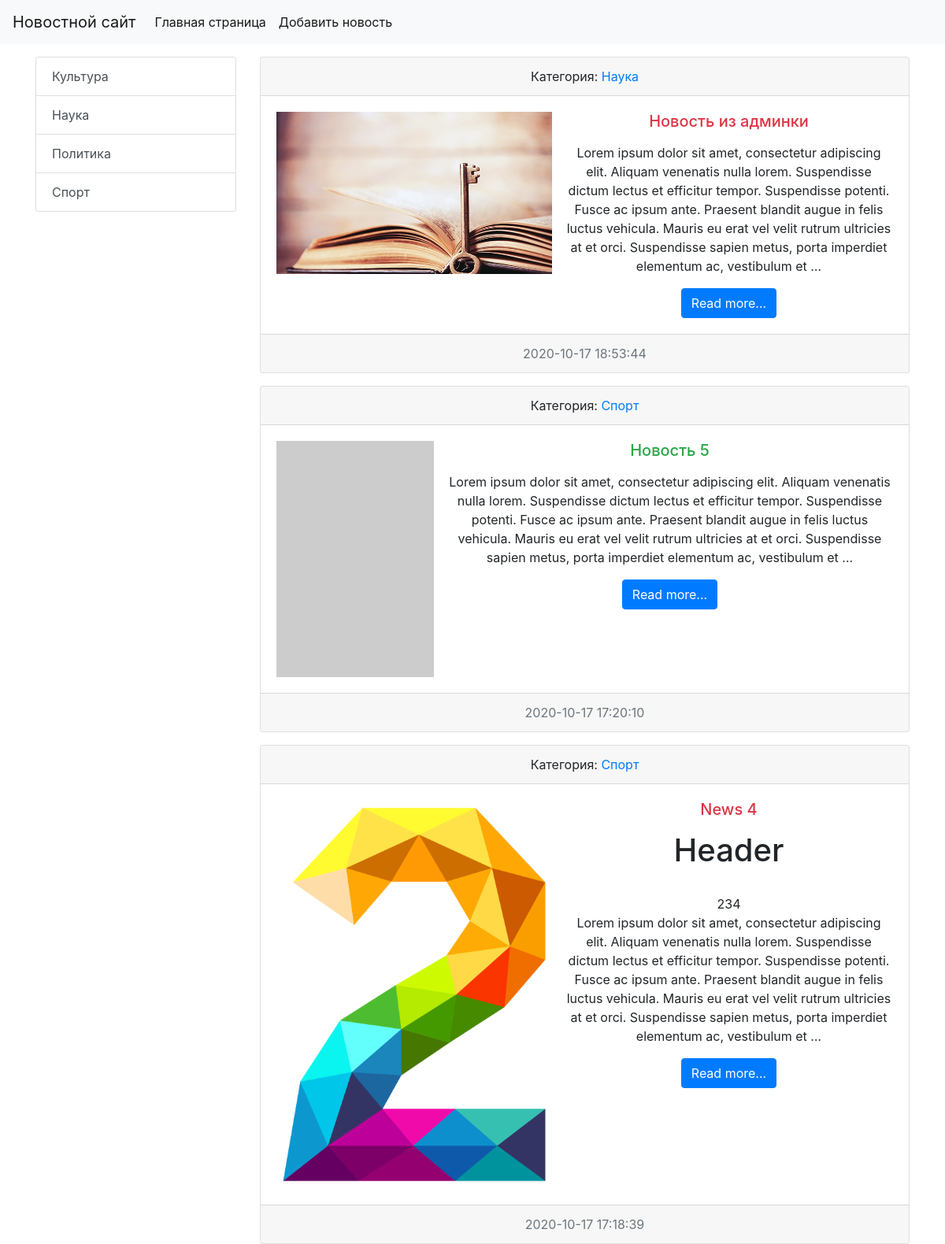
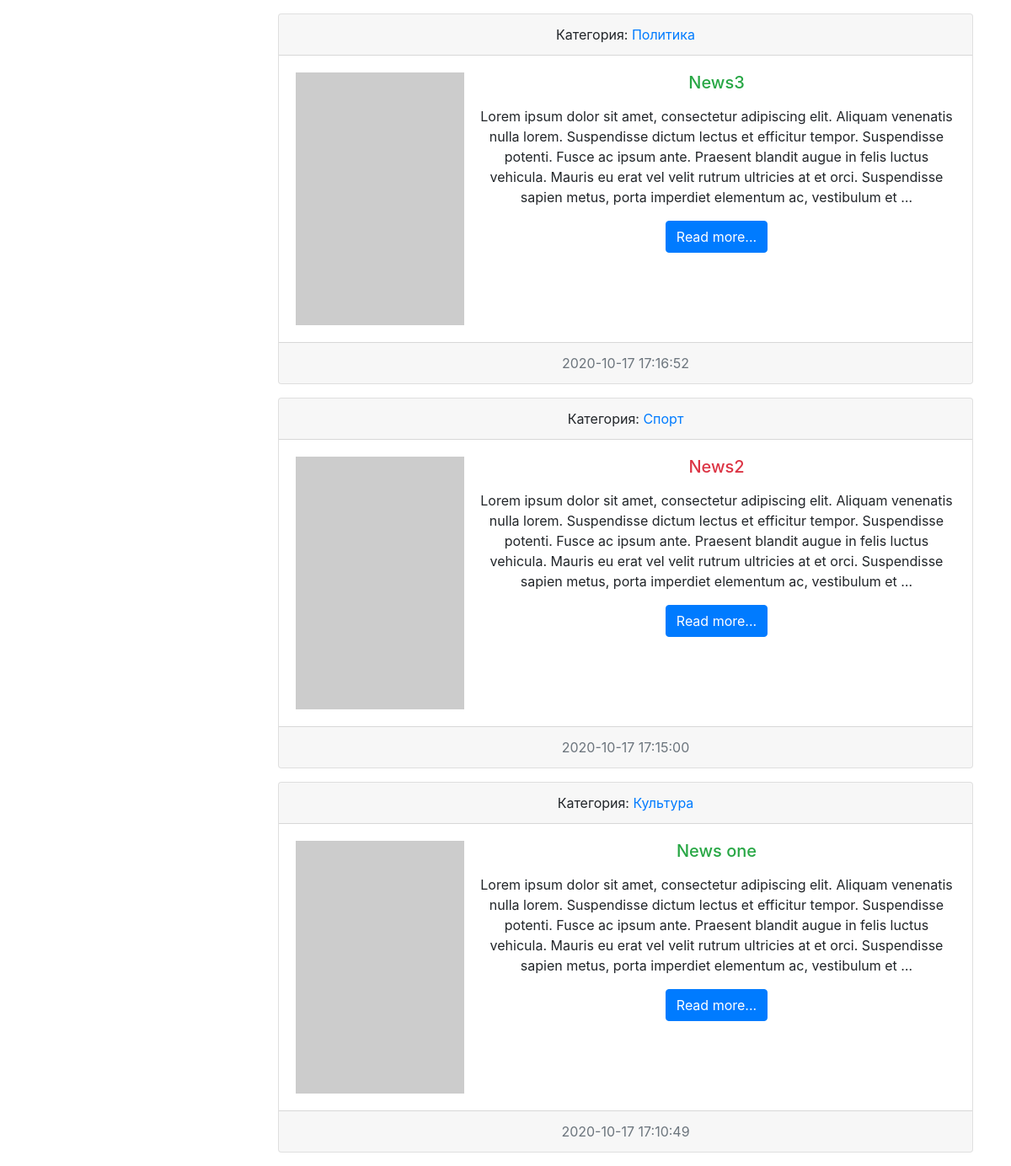
The page / on the database its author committed (2 pictures, top to bottom).
### news/models.py (models this page shows, shortened)
class Category(models.Model):
    title = models.CharField(max_length=150, db_index=True, verbose_name='Категории')#db index - индексирует поле(более быстрым для поиска)
    def get_absolute_url(self):
        return reverse('category', kwargs={'category_id': self.pk})
    def __str__(self):
        return self.title
    class Meta:
        verbose_name = 'Категория'
        verbose_name_plural = 'Категории'
        ordering = ['title']

class News(models.Model):
    title = models.CharField(max_length=150, verbose_name='Наименование')
    content = models.TextField(blank=True, verbose_name='Контент')
    created_at = models.DateTimeField(auto_now_add=True, verbose_name='Дата Публикации')
    update_at = models.DateTimeField(auto_now=True, verbose_name='Обновлено')
    photo = models.ImageField(upload_to='photos/%Y/%m/%d/', verbose_name='Фото', blank=True)
    is_published = models.BooleanField(default=True, verbose_name='Опубликовано')
    category = models.ForeignKey('Category', on_delete=models.PROTECT, null=True, verbose_name='Категория')
    def get_absolute_url(self):
        return reverse('view_news', kwargs={'news_id': self.pk})
    class Meta:
        verbose_name = 'Новость'
        verbose_name_plural = 'Новости'
        ordering = ['-created_at']

### news/views.py (the view)
# urls.py: path('', index, name = 'home'),
def index(request):
    news = News.objects.all()
    context = {'news': news,
               'title': 'Список Новостей',
               }
    return render(request, 'news/index.html', context=context)

### news/templatetags/news_tags.py (called while the page is built)
@register.inclusion_tag('news/list_categories.html')
def show_categories(arg1='hello', arg2='world'):
    categories = Category.objects.all()
    return {"categories": categories, "arg1": arg1, "arg2": arg2}

### news/templates/news/index.html (shortened to what this page needs)
{% extends 'base.html' %}
{% block sidebar %}
{% include 'inc/_sidebar.html' %}
{% endblock %}
{% block content %}
    {% for item in news %}
        <div class="card text-center mb-3">
            <div class="card-header">
                Категория: <a href="{% url 'category' item.category.pk%}">{{item.category}}</a>
            </div>
            <div class="card-body">
                <div class="media">
                    {% if item.photo %}
                        <img src="{{ item.photo.url }}" alt="" width="350" class="mr-3">
                    {% else %}
                        <img src="https://picsum.photos/200/300/?blur=1" alt=""class="mr-3">
                    {% endif %}
                    <div class="media-body">
                        <h5 class="card-title {% cycle 'text-danger' 'text-success' %}">
                            {{ item.title }}</h5>
                        <p class="card-text">{{ item.content|safe|linebreaks|truncatewords:50 }}</p>
                        <a href="{{ item.get_absolute_url}}" class="btn btn-primary">Read more...</a>
                    </div>
                </div>
            </div>
            <div class="card-footer text-muted">
                {{ item.created_at|date:"Y-m-d H:i:s" }}
            </div>
        </div>
    {% endfor %}
{% endblock %}

### templates/base.html (shortened to what this page needs)
<!doctype html>
<html lang="en">
<head>
  <link rel="stylesheet" href="https://cdn.jsdelivr.net/npm/bootstrap@4.5.3/dist/css/bootstrap.min.css">
</head>
<body>
{% include 'inc/_nav.html' %}
<div class="container mt-3">
  <div class="row">
      <div class="col-md-3">
           {% block sidebar %} SIDEBAR {% endblock%}
      </div>
        <div class="col-md-9">
            {% block content %} CONTENT {% endblock%}
        </div>
  </div>
</div>
</body>
</html>

### templates/inc/_nav.html (shortened to what this page needs)
<nav class="navbar navbar-expand-lg navbar-light bg-light">
  <a class="navbar-brand" href="{% url 'home' %}">Новостной сайт</a>
  <div class="collapse navbar-collapse" id="navbarSupportedContent">
    <ul class="navbar-nav mr-auto">
      <li class="nav-item active"><a class="nav-link" href="{% url 'home' %}">Главная страница <span class="sr-only">(current)</span></a></li>
      <li class="nav-item active"><a class="nav-link" href="{% url 'home' %}">Добавить новость<span class="sr-only">(current)</span></a></li>
    </ul>
  </div>
</nav>

### templates/inc/_sidebar.html (shortened to what this page needs)
{% load news_tags %}
{%  show_categories %}

### news/templates/news/list_categories.html
<div class="list-group">
    {% for item in categories %}
        <a href="{{ item.get_absolute_url }}" class="list-group-item list-group-item-action">{{ item.title}}</a>
    {% endfor %}
</div>

### rows shown on the page
Category: title "Культура"
Category: title "Наука"
Category: title "Политика"
Category: title "Спорт"
News: category "Наука", photo (picture), title "Новость из админки", content "Lorem ipsum dolor sit amet, consectetur adipiscing elit. Aliquam venenatis nulla lorem. Suspendisse dictum lectus et efficitur tempor. Suspendisse potenti. Fusce ac ipsum ante. Praesent blandit augue in felis luctus vehicula. Mauris eu erat vel velit rutrum ultricies at et orci. Suspendisse sapien metus, porta imperdiet elementum ac, vestibulum et …", created_at "2020-10-17 18:53:44"
News: category "Спорт", title "Новость 5", content "Lorem ipsum dolor sit amet, consectetur adipiscing elit. Aliquam venenatis nulla lorem. Suspendisse dictum lectus et efficitur tempor. Suspendisse potenti. Fusce ac ipsum ante. Praesent blandit augue in felis luctus vehicula. Mauris eu erat vel velit rutrum ultricies at et orci. Suspendisse sapien metus, porta imperdiet elementum ac, vestibulum et …", created_at "2020-10-17 17:20:10"
News: category "Спорт", photo (picture), title "News 4", content "Header 234 Lorem ipsum dolor sit amet, consectetur adipiscing elit. Aliquam venenatis nulla lorem. Suspendisse dictum lectus et efficitur tempor. Suspendisse potenti. Fusce ac ipsum ante. Praesent blandit augue in felis luctus vehicula. Mauris eu erat vel velit rutrum ultricies at et orci. Suspendisse sapien metus, porta imperdiet elementum ac, vestibulum et …", created_at "2020-10-17 17:18:39"
News: category "Политика", title "News3", content "Lorem ipsum dolor sit amet, consectetur adipiscing elit. Aliquam venenatis nulla lorem. Suspendisse dictum lectus et efficitur tempor. Suspendisse potenti. Fusce ac ipsum ante. Praesent blandit augue in felis luctus vehicula. Mauris eu erat vel velit rutrum ultricies at et orci. Suspendisse sapien metus, porta imperdiet elementum ac, vestibulum et …", created_at "2020-10-17 17:16:52"
News: category "Спорт", title "News2", content "Lorem ipsum dolor sit amet, consectetur adipiscing elit. Aliquam venenatis nulla lorem. Suspendisse dictum lectus et efficitur tempor. Suspendisse potenti. Fusce ac ipsum ante. Praesent blandit augue in felis luctus vehicula. Mauris eu erat vel velit rutrum ultricies at et orci. Suspendisse sapien metus, porta imperdiet elementum ac, vestibulum et …", created_at "2020-10-17 17:15:00"
News: category "Культура", title "News one", content "Lorem ipsum dolor sit amet, consectetur adipiscing elit. Aliquam venenatis nulla lorem. Suspendisse dictum lectus et efficitur tempor. Suspendisse potenti. Fusce ac ipsum ante. Praesent blandit augue in felis luctus vehicula. Mauris eu erat vel velit rutrum ultricies at et orci. Suspendisse sapien metus, porta imperdiet elementum ac, vestibulum et …", created_at "2020-10-17 17:10:49"
